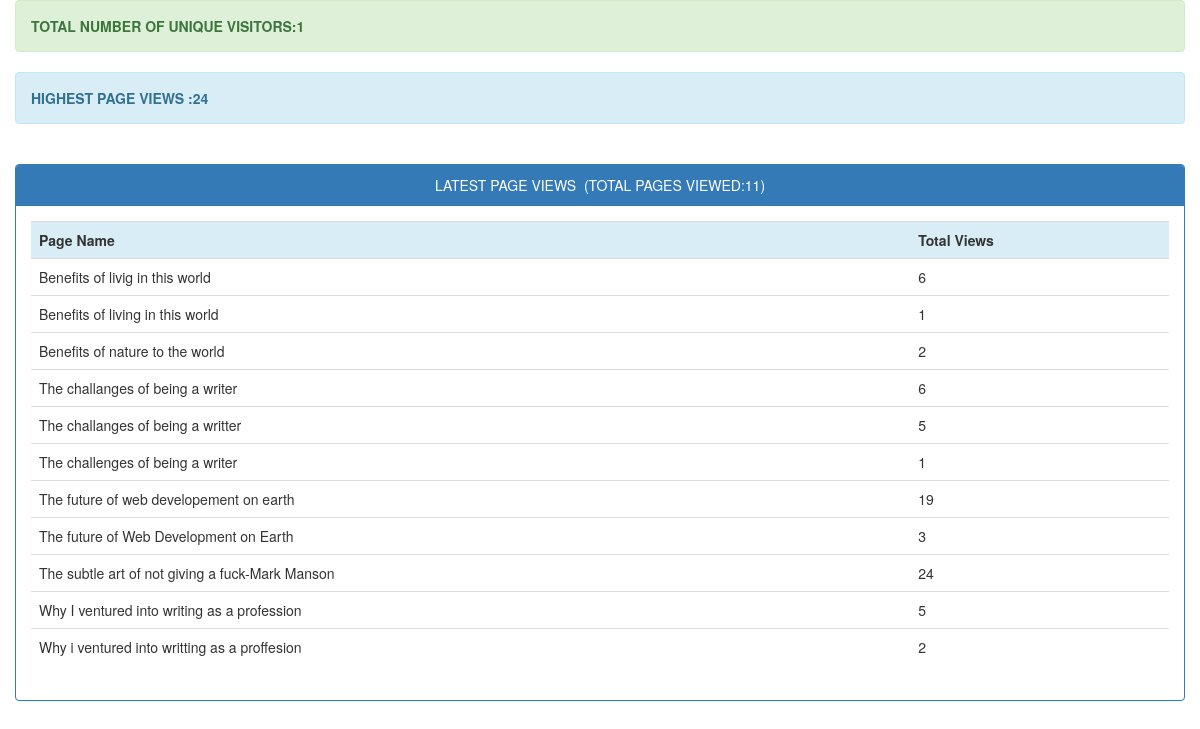
Page /adminstats/index.php on the committed database.
### tables this page shows
CREATE TABLE `page_hits` (
  `page` varchar(255) NOT NULL,
  `count` int(11) DEFAULT NULL
);

### adminstats/index.php (the view, shortened to what this page needs)
<!DOCTYPE html>
<html>
<head>
	<link rel="stylesheet" type="text/css" href="bootstrap/css/bootstrap.css">
	<link rel="stylesheet" type="text/css" href="bootstrap/css/bootstrap.min.css">
</head>
<body>
	<div class="container">
		<div class="row">
			<div class="alert alert-success">
				<strong><?php
				$sql = "SELECT COUNT(DISTINCT ip_address) AS alias FROM visitor_info";
				$query = $db->prepare($sql);
				$query->execute();
				$unique_visitors = $query->fetch()['alias'];
				echo "TOTAL NUMBER OF UNIQUE VISITORS:".$unique_visitors;
				?></strong>
			</div>
			<div class="alert alert-info">
				<strong><?php
				$sql = "SELECT MAX(count) AS maximum FROM page_hits";
				$query = $db->prepare($sql);
				$query->execute();
				$maxcount = $query->fetch()['maximum'];
				echo "HIGHEST PAGE VIEWS :".$maxcount;
				?></strong>
			</div><br>
			<div class="panel panel-primary">
				<div class="panel-heading text-center">LATEST PAGE VIEWS&nbsp;&nbsp;(TOTAL PAGES VIEWED:<?php require_once("count_pages.php"); ?>)</div>
				<div class="panel-body">
					<div class="table-responsive">
						<table class="table">
							<tr class="info">
								<th>Page Name</th>
								<th>Total Views</th>
							</tr>
							<?php
							include("connect.php");
							try {
								$con=new PDO($dsn,$username,$password);
								$con->setAttribute(PDO::ATTR_ERRMODE,PDO::ERRMODE_EXCEPTION);
							} catch (Exception $ex) {
								echo 'Not Connected '.$ex->getMessage();
							}
							$stmt=$con->prepare('SELECT * FROM page_hits LIMIT 30');
							$stmt->execute();
							$resources=$stmt->fetchAll();
							foreach ($resources as $resource) {
								echo '
								<tr>
								<td>'.$resource['page'].'</td>
								<td>'.$resource['count'].'</td>
								</tr>';
							}
							?>
						</table>
					</div>
				</div>
			</div>
		</div>
</body>
</html>

### adminstats/count_pages.php (shortened to what this page needs)
<?php
include("db.php");
$sql="SELECT * FROM page_hits ORDER BY page";
if ($result=mysqli_query($con,$sql))
  {
  $rowcount=mysqli_num_rows($result);
  printf("%d",$rowcount);
  }
?>

### rows in the picture
page_hits: page "Benefits of livig in this world", count "6"
page_hits: page "Benefits of living in this world", count "1"
page_hits: page "Benefits of nature to the world", count "2"
page_hits: page "The challanges of being a writer", count "6"
page_hits: page "The challanges of being a writter", count "5"
page_hits: page "The challenges of being a writer", count "1"
page_hits: page "The future of web developement on earth", count "19"
page_hits: page "The future of Web Development on Earth", count "3"
page_hits: page "The subtle art of not giving a fuck-Mark Manson", count "24"
page_hits: page "Why I ventured into writing as a profession", count "5"
page_hits: page "Why i ventured into writting as a proffesion", count "2"

### other values in the picture
$unique_visitors "1"
$maxcount "24"
$rowcount "11"
